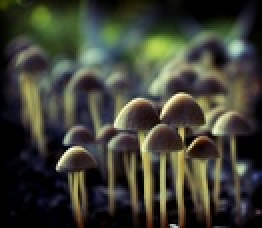
#> input picture src/data/mushroom.jpg, 131 x 114 px, shrunk from 1024 x 887 before the run (shown 2 times larger)
$ jupyter execute asn2-q1.ipynb   (shell and % lines are left out)
#> lines starting #> are read from the running program, lines starting #| are printed output that depends on the picture
# Question 1

In this question we will
- Implement the vector grandient operators for colour images.
- Implement the kurtosis measure of image blur/sharpness which is caluclated from image gradients and assess whether it is a reasonable metric of blur.
- Learn to create blur maps of images to visualize the amount of blur in local image patches.

# Step 1: Implement the vector gradient.

Implement the vector gradient as described in the lecture slides in the `color_sobel_edges()` function below.  Use Sobel filters to estimate partial derivatives.  Use the `color_dot_product()` function (provided) to compute the necessary dot products to obtain gxx, gyy, and gxy.  Return an array containing the gradient magnitudes for each pixel, i.e. a graident magnitude image.  Optionally, return a second array containing the gradient directions for each pixel.

The input image must be dtype `float` or `uint8`.  If it is `uint8` convert it to `float` before processing.  Leave the magnitude image ouput as dtype `float` regardless of the input's dtype.

[cell 1]
import matplotlib.pyplot as plt
import numpy as np
import scipy.stats as stats
import skimage.filters as filters
import skimage.io as io
import skimage.util as util

[cell 2]
def color_dot_product(A, B):
    '''
    Element-by-element dot product in a 2D array of vectors.

    :return: An array in which index [i,j] is the dot product of A[i,j,:] and B[i,j,:].
    '''
    return np.sum(A.conj() * B, axis=2)

[cell 3]
def color_sobel_edges(I, get_directions=False):
    # Type Checking
    if I.dtype not in [np.uint8, np.float64]:
        raise ValueError("Input image must be float or uint8")

    # Convert to float
    if I.dtype != np.float64:
        I = util.img_as_float(I)

    # 1. Compute horizontal and vertical partial derivatives of each channel (Use Sobel filters)

    # Horizontal
    u = np.zeros(I.shape)
    for i in range(3):
        u[:, :, i] = filters.sobel_h(I[:, :, i])

    # Vertical
    v = np.zeros(I.shape)
    for i in range(3):
        v[:, :, i] = filters.sobel_v(I[:, :, i])

    # 2. Get gxx, gyy, and gxy using the dot product function
    gxx = color_dot_product(u, u)
    gyy = color_dot_product(v, v)
    gxy = color_dot_product(u, v)

    # 3. Compute gradient magnitude and direction
    directions = 0.5 * np.arctan2(2 * gxy, gxx - gyy)

    magnitude = np.sqrt(
        0.5 * (
                (gxx + gyy)
                + (gxx - gyy) * np.cos(2 * directions)
                + 2 * gxy * np.sin(2 * directions)
        )
    )

    if get_directions:
        return magnitude, directions
    else:
        return magnitude

# Step 2: Examine behavior of the kurtosis sharpness metric.

Write a function which:

* takes as input an input image, a minimum value of sigma, and a maximum value of sigma.
* applies different amounts of Gaussian blur to the original image for integer values of sigma between the provided minimum and maximum values of sigma. (reminder: sigma describes the standard deviation of the gaussian filter mask used to blur the image).
    * Note: if using `skimage.filters.gaussian()`, you'll need to set the `channel_axis` parameter appropriately since you are applying it to a colour image.
* For each blurred image, compute the gradient magnitude using color_sobel_edges(), then compute compute the kurtosis sharpness measure.  This is *log(k+3)* where *k* is the kurtosis of the gradient magnitude image of the blurred image as described in the assignment description document.  See `scipy.stats.kurtosis()`.
* Return a tuple consisting of the range object of sigma values used and the list of computed kurtosis values for each sigma.

Then:
* Call the function using `mushroom.jpg` as the input image, a minimum sigma of 1, and a maximum sigma of 30.  Use a smaller max sigma until you are sure it's working, then increase to 30, as it can take a few minutes to do all the filtering.  Use the return values from your function to plot a line graph of gaussian blur sigma vs. blur measure (kurtosis) for the waterfall image.  Add appropriate axis labels and a descriptive title.  Sample output is provided in the assignment description document.

[cell 4]
def test_blur_measure(I, min_sigma, max_sigma):
    # Type Checking
    if I.dtype not in [np.uint8, np.float64]:
        raise ValueError("Input image must be float or uint8")

    # Convert to float
    if I.dtype != np.float64:
        I = util.img_as_float(I)

    # Initialize arrays to store sigma values and corresponding sharpness
    sigmas = range(min_sigma, max_sigma + 1)
    sharpness_values = []

    for sigma in sigmas:
        # Apply Gaussian blur
        blurred = filters.gaussian(I, sigma=sigma, channel_axis=2)

        # Compute gradient magnitude using Sobel edge detection
        magnitude = color_sobel_edges(blurred)

        # Reshape the magnitude array to 1D
        magnitude_1d = magnitude.reshape(-1)

        # Compute the kurtosis
        K = stats.kurtosis(magnitude_1d)

        # Compute the sharpness
        sharpness = np.log(K + 3)

        # Append sharpness value to the list
        sharpness_values.append(sharpness)

    return sigmas, sharpness_values

[cell 5]
I = io.imread('data/mushroom.jpg')
#> I is the input picture: shape (114, 131, 3); mean R, G, B 62.7, 63.7, 53.1
sigmas, sharpness_values = test_blur_measure(I, 1, 30)
#> the loop in test_blur_measure, `for sigma in sigmas:` made 30 passes
#> (K, sharpness) on passes 1 to 12: (2.43, 1.69), (0.477, 1.25), (0.166, 1.15), (-0.0495, 1.08), (0.0226, 1.11), (0.086, 1.13), (0.0311, 1.11), (-0.0928, 1.07), (-0.253, 1.01), (-0.407, 0.953), (-0.53, 0.904), (-0.616, 0.869)
#> pass 1, in test_blur_measure, `magnitude = color_sobel_edges(blurred)`:
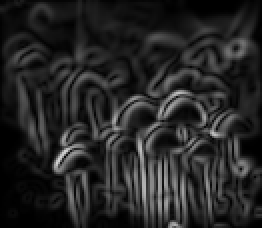
#> magnitude: shape (114, 131) float64 (shown 2 times larger); min 3.02e-09, max 0.826, mean 0.149
#> after the loop in test_blur_measure, `for sigma in sigmas:`:
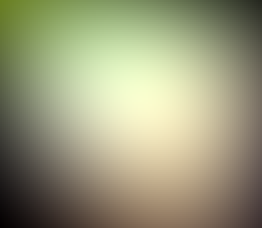
#> blurred: shape (114, 131, 3) float64 (shown 2 times larger); mean of channels 0, 1, 2 0.192, 0.192, 0.158; drawn with min black and max white
#> after the loop in test_blur_measure, `for sigma in sigmas:`: sharpness_values = 30 values, max 1.69 at index 0, min 0.804 at index 15, mean 1.04

[cell 6]
plt.figure()
plt.plot(sigmas, sharpness_values)
plt.xlabel('Gaussian Blur Sigma')
plt.ylabel('Sharpness (Kurtosis)')
plt.title('Kurtosis sharpness measure for increasing blur')
plt.show()
#> figure, not shown here; curve peaks at x = 1, y = 1.69

# Step 3:  Create a local blur map

Write a function which:

* takes as input an image and a window size (in pixels).
* computes the local sharpness of the input image (i.e. log(kurtosis+3)) for each tiled, non-overlapping square window of the given window size
* stores each local sharpness in an array where each entry represents one window of the input image (the size of this array can be computed by integer division of the original image dimensions by the window size)
* returns the array of local sharpnesses.

Then:

- call the function you just wrote with `mushroom.jpg` as the input image and 100 as the window size.
- Plot the returned array as an image using `plt.imshow()`.  Do not rescale this image with `vmin=` or `vmax=`, and use the default colormap (don't change it to `'gray'`).
- Add a color scale bar using `plt.colorbar()`.  Sample output is provided in the assignment description document.

[cell 7]
def sharpness_map(I, window_size):
#> called with window_size = 100
    if I.dtype not in [np.uint8, np.float64]:
        raise ValueError("Input image must be float or uint8")

    if window_size < 1:
        raise ValueError("Window size must be greater than 0")

    if I.dtype != np.float64:
        I = util.img_as_float(I)

    height, width, _ = I.shape
#> height = 114; width = 131

    n_windows_y = height // window_size
#> n_windows_y = 1
    n_windows_x = width // window_size
#> n_windows_x = 1

    sharpness_array = np.zeros((n_windows_y, n_windows_x))
#> sharpness_array = [0]

    for y in range(n_windows_y):
        for x in range(n_windows_x):
            window = I[
                        y * window_size:(y + 1) * window_size,
                        x * window_size:(x + 1) * window_size,
                        :
                     ]

            magnitude = color_sobel_edges(window)
            magnitude_1d = magnitude.reshape(-1)
            K = stats.kurtosis(magnitude_1d)
            sharpness = np.log(K + 3)
            sharpness_array[y, x] = sharpness
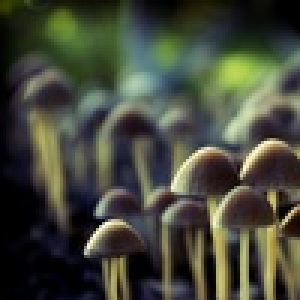
#> window: shape (100, 100, 3) float64 (shown 3 times larger); mean of channels 0, 1, 2 0.271, 0.282, 0.23; drawn as R, G, B
#> after the loop, sharpness_array = [2.25]

    return sharpness_array

[cell 8]
I = io.imread('data/mushroom.jpg')
sharpness_array = sharpness_map(I, 100)
#> sharpness_array = [2.25]
plt.figure()
plt.imshow(sharpness_array)
plt.colorbar()
plt.show()
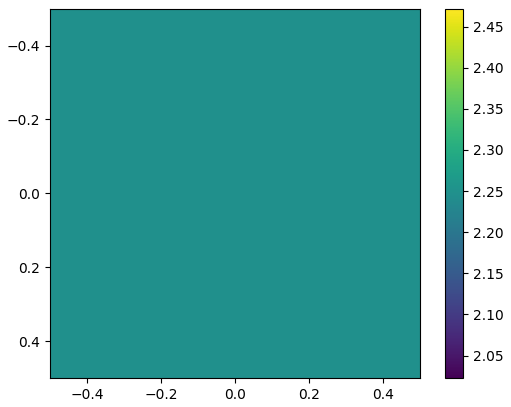
#> figure drawn by matplotlib, 2 panels

# Step 4: Try it on another image.

Use the functions you wrote to produce the same plots as in steps 2 and 3 but for the `waterfall.jpg` image instead.

[cell 9]
I = io.imread('data/waterfall.jpg')
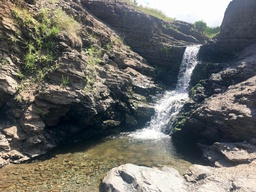
#> input picture src/data/waterfall.jpg, 256 x 192 px, shrunk from 2000 x 1500 before the run
#> I is the input picture: shape (192, 256, 3); mean R, G, B 109.6, 108.9, 103.7
sigmas, sharpness_values = test_blur_measure(I, 1, 30)
#> call 2 of test_blur_measure, with min_sigma = 1, max_sigma = 30
#> the loop in test_blur_measure (call 2), `for sigma in sigmas:` made 30 passes
#> (K, sharpness) on passes 1 to 12: (2.17, 1.64), (1.37, 1.47), (0.843, 1.35), (0.59, 1.28), (0.457, 1.24), (0.364, 1.21), (0.284, 1.19), (0.22, 1.17), (0.176, 1.16), (0.152, 1.15), (0.136, 1.14), (0.121, 1.14)
#> pass 1, in test_blur_measure (call 2), `magnitude = color_sobel_edges(blurred)`:
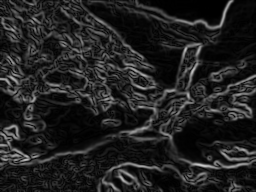
#> magnitude: shape (192, 256) float64; min 0, max 0.802, mean 0.131
#> pass 2, in test_blur_measure (call 2), `magnitude = color_sobel_edges(blurred)`:
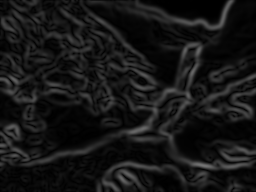
#> magnitude: shape (192, 256) float64; min 3.79e-07, max 0.461, mean 0.0865
#> after the loop in test_blur_measure (call 2), `for sigma in sigmas:`:
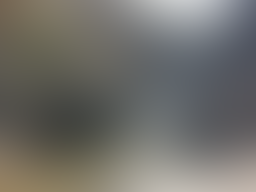
#> blurred: shape (192, 256, 3) float64; mean of channels 0, 1, 2 0.443, 0.439, 0.42; drawn as R, G, B
#> after the loop in test_blur_measure (call 2), `for sigma in sigmas:`: sharpness_values = 30 values, max 1.64 at index 0, min 0.835 at index 29, mean 1.09

sharpness_array = sharpness_map(I, 100)
#> call 2 of sharpness_map, with window_size = 100
#> after the loop in sharpness_map (call 2), `for y in range(n_windows_y):`:
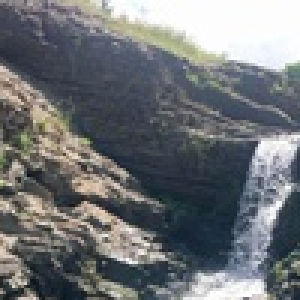
#> window: shape (100, 100, 3) float64 (shown 3 times larger); mean of channels 0, 1, 2 0.439, 0.452, 0.465; drawn as R, G, B
#> after the loop in sharpness_map (call 2), `for y in range(n_windows_y):`: sharpness_array = [[1.41, 1.66]]
#> sharpness_array = [[1.41, 1.66]]

[cell 10]
plt.figure(figsize=(15, 5))

plt.subplot(1, 3, 1)
plt.plot(sigmas, sharpness_values)
plt.xlabel('Gaussian Blur Sigma')
plt.ylabel('Sharpness (Kurtosis)')
plt.title('Kurtosis sharpness measure for increasing blur')
plt.tight_layout()

plt.subplot(1, 3, 2)
plt.imshow(sharpness_array)
plt.colorbar()

plt.subplot(1, 3, 3)
plt.imshow(I)
plt.title('Original Image')
plt.axis('off')

plt.tight_layout()
plt.show()
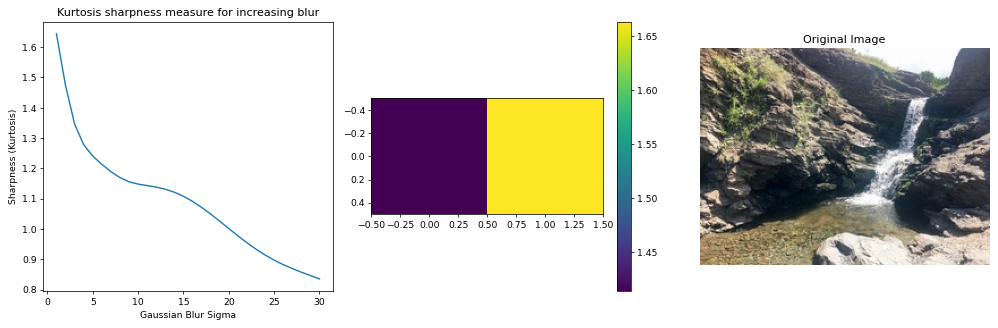
#> figure drawn by matplotlib, 4 panels; panel 1: curve peaks at x = 1, y = 1.64
